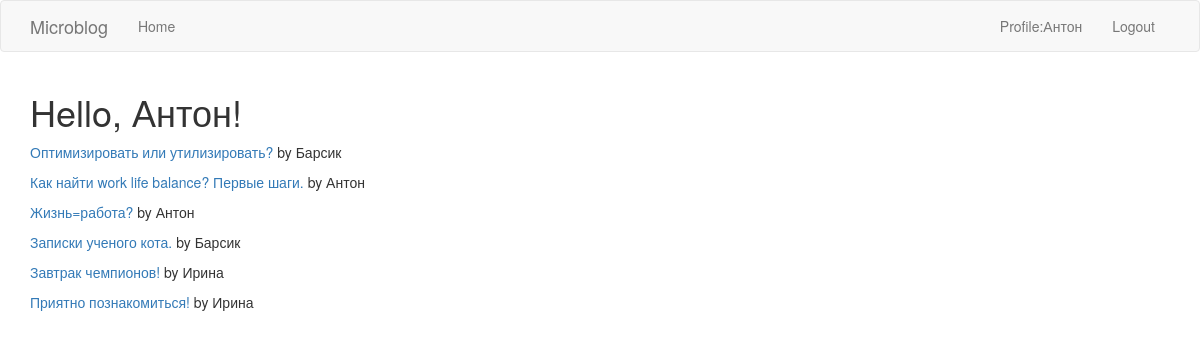
Page /index (signed in) on the committed database.
### blog/models.py (models this page shows, shortened)
class Users(UserMixin, db.Model):
    id = db.Column(db.Integer, primary_key=True)
    username = db.Column(db.String(64), index=True, unique=True)
    email = db.Column(db.String(120), index=True, unique=True)
    password_hash = db.Column(db.String(128))
    posts = db.relationship("Posts", backref='author', lazy='dynamic', cascade="all,delete")
    comments = db.relationship("Comments", backref="author", lazy="dynamic", cascade="all,delete")

class Posts(db.Model):
    id = db.Column(db.Integer, primary_key=True)
    author_id = db.Column(db.Integer, db.ForeignKey('users.id'))
    title = db.Column(db.String(64))
    content = db.Column(db.String(2000))
    publication_datetime = db.Column(db.DateTime, index=True, default=datetime.utcnow)
    comments = db.relationship("Comments", backref="post", lazy="dynamic", cascade="all,delete")

### blog/routes.py (the view)
@app.route('/')
@app.route('/index')
def index():
    posts = Posts.query.order_by(Posts.publication_datetime.desc()).all()
    return render_template("index.html", title="Home", posts=posts)

### blog/models.py (called while the page is built)
@login.user_loader
def load_user(id):
    return Users.query.get(int(id))

### blog/templates/index.html
{% extends "base.html" %}
{% block app_content %}
    {% if current_user.username %}
        <h1>Hello, {{ current_user.username }}!</h1>
    {% else %}
        <h1>Hello!</h1>
    {% endif %}
    {% if posts %}
        {% for post in posts %}
        <div>
            <p><a href="{{ url_for('post', post_id=post.id) }}">{{ post.title }}</a> by {{ post.author.username }}</p>
        </div>
        {% endfor %}
    {% else %}
        <p>There is no posts yet</p>
    {% endif %}
{% endblock %}

### blog/templates/base.html (shortened to what this page needs)
{% extends 'bootstrap/base.html' %}
{% block navbar %}
    <nav class="navbar navbar-default">
        <div class="container">
            <div class="navbar-header">
                <a class="navbar-brand" href="{{ url_for('index') }}">Microblog</a>
            </div>
            <div class="collapse navbar-collapse" id="bs-example-navbar-collapse-1">
                <ul class="nav navbar-nav">
                    <li><a href="{{ url_for('index') }}">Home</a></li>
                </ul>
                <ul class="nav navbar-nav navbar-right">
                    {% if current_user.is_anonymous %}
                    <li><a href="{{ url_for('login') }}">Login</a></li>
                    {% else %}
                    <li><a href="{{ url_for('user', username=current_user.username) }}">Profile:{{ current_user.username }}</a></li>
                    <li><a href="{{ url_for('logout') }}">Logout</a></li>
                    {% endif %}
                </ul>
            </div>
        </div>
    </nav>
{% endblock %}
{% block content %}
    <div class="container">
        {% block app_content %}{% endblock %}
    </div>
{% endblock %}

### rows in the picture
Users: username "Антон"
Posts: title "Оптимизировать или утилизировать?", author.username "Барсик"
Posts: title "Как найти work life balance? Первые шаги.", author.username "Антон"
Posts: title "Жизнь=работа?", author.username "Антон"
Posts: title "Записки ученого кота.", author.username "Барсик"
Posts: title "Завтрак чемпионов!", author.username "Ирина"
Posts: title "Приятно познакомиться!", author.username "Ирина"
